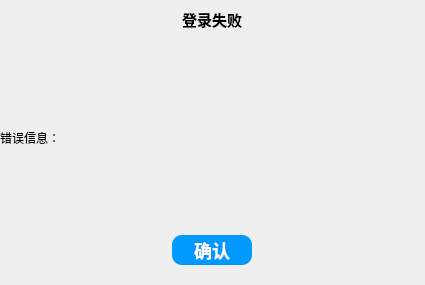
<?xml version="1.0" encoding="UTF-8"?>
<ui version="4.0">
 <class>LoginFailed</class>
 <widget class="QDialog" name="LoginFailed">
  <property name="geometry">
   <rect>
    <x>0</x>
    <y>0</y>
    <width>425</width>
    <height>285</height>
   </rect>
  </property>
  <property name="sizePolicy">
   <sizepolicy hsizetype="Fixed" vsizetype="Fixed">
    <horstretch>0</horstretch>
    <verstretch>0</verstretch>
   </sizepolicy>
  </property>
  <property name="minimumSize">
   <size>
    <width>425</width>
    <height>285</height>
   </size>
  </property>
  <property name="maximumSize">
   <size>
    <width>425</width>
    <height>285</height>
   </size>
  </property>
  <property name="windowTitle">
   <string>Dialog</string>
  </property>
  <layout class="QVBoxLayout" name="verticalLayout">
   <property name="spacing">
    <number>0</number>
   </property>
   <property name="leftMargin">
    <number>0</number>
   </property>
   <property name="topMargin">
    <number>0</number>
   </property>
   <property name="rightMargin">
    <number>0</number>
   </property>
   <property name="bottomMargin">
    <number>0</number>
   </property>
   <item>
    <widget class="QWidget" name="menuWidget" native="true">
     <property name="minimumSize">
      <size>
       <width>0</width>
       <height>40</height>
      </size>
     </property>
     <property name="maximumSize">
      <size>
       <width>16777215</width>
       <height>40</height>
      </size>
     </property>
     <layout class="QHBoxLayout" name="horizontalLayout">
      <property name="leftMargin">
       <number>148</number>
      </property>
      <property name="topMargin">
       <number>1</number>
      </property>
      <property name="rightMargin">
       <number>4</number>
      </property>
      <property name="bottomMargin">
       <number>1</number>
      </property>
      <item alignment="Qt::AlignmentFlag::AlignHCenter|Qt::AlignmentFlag::AlignVCenter">
       <widget class="QLabel" name="noteLabel">
        <property name="sizePolicy">
         <sizepolicy hsizetype="Fixed" vsizetype="Fixed">
          <horstretch>0</horstretch>
          <verstretch>0</verstretch>
         </sizepolicy>
        </property>
        <property name="minimumSize">
         <size>
          <width>65</width>
          <height>0</height>
         </size>
        </property>
        <property name="maximumSize">
         <size>
          <width>65</width>
          <height>100</height>
         </size>
        </property>
        <property name="font">
         <font>
          <family>微软雅黑</family>
          <pointsize>11</pointsize>
          <bold>true</bold>
         </font>
        </property>
        <property name="text">
         <string>登录失败</string>
        </property>
       </widget>
      </item>
      <item alignment="Qt::AlignmentFlag::AlignRight|Qt::AlignmentFlag::AlignVCenter">
       <widget class="QPushButton" name="shutdownButton">
        <property name="sizePolicy">
         <sizepolicy hsizetype="Fixed" vsizetype="Fixed">
          <horstretch>0</horstretch>
          <verstretch>0</verstretch>
         </sizepolicy>
        </property>
        <property name="minimumSize">
         <size>
          <width>30</width>
          <height>30</height>
         </size>
        </property>
        <property name="maximumSize">
         <size>
          <width>30</width>
          <height>30</height>
         </size>
        </property>
        <property name="styleSheet">
         <string notr="true">QPushButton{
    border:none;
    background:transparent;
	border-radius:5px;
	font-size:18px;
}

QPushButton:hover{
    background: #ff4444;
    color: white;
}</string>
        </property>
        <property name="text">
         <string/>
        </property>
       </widget>
      </item>
     </layout>
    </widget>
   </item>
   <item>
    <widget class="QLabel" name="resonLabel">
     <property name="text">
      <string>错误信息：</string>
     </property>
    </widget>
   </item>
   <item alignment="Qt::AlignmentFlag::AlignHCenter">
    <widget class="QPushButton" name="confirmButton">
     <property name="sizePolicy">
      <sizepolicy hsizetype="Fixed" vsizetype="Fixed">
       <horstretch>0</horstretch>
       <verstretch>0</verstretch>
      </sizepolicy>
     </property>
     <property name="minimumSize">
      <size>
       <width>80</width>
       <height>30</height>
      </size>
     </property>
     <property name="maximumSize">
      <size>
       <width>80</width>
       <height>30</height>
      </size>
     </property>
     <property name="font">
      <font>
       <family>微软雅黑</family>
       <pointsize>-1</pointsize>
       <bold>true</bold>
      </font>
     </property>
     <property name="styleSheet">
      <string notr="true">QPushButton{
    border:none;
	background-color: #0099FF;
	border-top-left-radius: 10px;
	border-top-right-radius:10px;
	border-bottom-left-radius:10px;
	border-bottom-right-radius:10px;
	font-size:18px;
	color: #FCFCFC;	
}

QPushButton:hover{
	background-color: #008DE8;
}</string>
     </property>
     <property name="text">
      <string>确认</string>
     </property>
    </widget>
   </item>
   <item>
    <spacer name="verticalSpacer">
     <property name="orientation">
      <enum>Qt::Orientation::Vertical</enum>
     </property>
     <property name="sizeType">
      <enum>QSizePolicy::Policy::Fixed</enum>
     </property>
     <property name="sizeHint" stdset="0">
      <size>
       <width>20</width>
       <height>20</height>
      </size>
     </property>
    </spacer>
   </item>
  </layout>
 </widget>
 <resources/>
 <connections/>
</ui>
